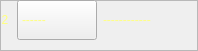
                                         <widget class="QFrame" name="frame_29">
                                          <property name="minimumSize">
                                           <size>
                                            <width>0</width>
                                            <height>40</height>
                                           </size>
                                          </property>
                                          <property name="frameShape">
                                           <enum>QFrame::StyledPanel</enum>
                                          </property>
                                          <property name="frameShadow">
                                           <enum>QFrame::Raised</enum>
                                          </property>
                                          <widget class="QWidget" name="layoutWidget_2">
                                           <property name="geometry">
                                            <rect>
                                             <x>-1</x>
                                             <y>-1</y>
                                             <width>189</width>
                                             <height>42</height>
                                            </rect>
                                           </property>
                                           <layout class="QHBoxLayout" name="horizontalLayout_30">
                                            <item>
                                             <widget class="QLabel" name="lb_Port_20">
                                              <property name="enabled">
                                               <bool>false</bool>
                                              </property>
                                              <property name="minimumSize">
                                               <size>
                                                <width>10</width>
                                                <height>40</height>
                                               </size>
                                              </property>
                                              <property name="styleSheet">
                                               <string notr="true">border: 0px;
font: 14pt &quot;クレPro by 宁静之雨，微信公众号njzyshare&quot;;
color: rgb(255, 255, 127);</string>
                                              </property>
                                              <property name="text">
                                               <string>2</string>
                                              </property>
                                              <property name="alignment">
                                               <set>Qt::AlignCenter</set>
                                              </property>
                                             </widget>
                                            </item>
                                            <item>
                                             <widget class="QComboBox" name="com_CH1_Date2">
                                              <property name="minimumSize">
                                               <size>
                                                <width>80</width>
                                                <height>40</height>
                                               </size>
                                              </property>
                                              <property name="cursor">
                                               <cursorShape>PointingHandCursor</cursorShape>
                                              </property>
                                              <property name="mouseTracking">
                                               <bool>true</bool>
                                              </property>
                                              <property name="toolTip">
                                               <string>波特率选择</string>
                                              </property>
                                              <property name="styleSheet">
                                               <string notr="true"> QComboBox QAbstractItemView{
	background-color: rgb(33, 37, 43);
    border-radius:5px 5px 5px 5px;
	font: 14pt &quot;クレPro by 宁静之雨，微信公众号njzyshare&quot;;
	font-size:14px;
 }
 QComboBox{
	font: 14pt &quot;クレPro by 宁静之雨，微信公众号njzyshare&quot;;
	border-color: rgb(0, 0, 0);
	color: rgb(255, 255, 127);
}
  QComboBox::drop-down {
      width: 0px;
      border:none;
  }</string>
                                              </property>
                                              <item>
                                               <property name="text">
                                                <string>------</string>
                                               </property>
                                              </item>
                                              <item>
                                               <property name="text">
                                                <string>Vpp</string>
                                               </property>
                                              </item>
                                              <item>
                                               <property name="text">
                                                <string>Freq</string>
                                               </property>
                                              </item>
                                              <item>
                                               <property name="text">
                                                <string>Max</string>
                                               </property>
                                              </item>
                                              <item>
                                               <property name="text">
                                                <string>Min</string>
                                               </property>
                                              </item>
                                              <item>
                                               <property name="text">
                                                <string>Mean</string>
                                               </property>
                                              </item>
                                              <item>
                                               <property name="text">
                                                <string>RMS</string>
                                               </property>
                                              </item>
                                             </widget>
                                            </item>
                                            <item>
                                             <widget class="QLabel" name="lb_CH1_Date2">
                                              <property name="enabled">
                                               <bool>false</bool>
                                              </property>
                                              <property name="minimumSize">
                                               <size>
                                                <width>85</width>
                                                <height>40</height>
                                               </size>
                                              </property>
                                              <property name="styleSheet">
                                               <string notr="true">color: rgb(255, 255, 127);
border: 0px;
font: 14pt &quot;クレPro by 宁静之雨，微信公众号njzyshare&quot;;</string>
                                              </property>
                                              <property name="text">
                                               <string>------------</string>
                                              </property>
                                              <property name="alignment">
                                               <set>Qt::AlignLeading|Qt::AlignLeft|Qt::AlignVCenter</set>
                                              </property>
                                             </widget>
                                            </item>
                                           </layout>
                                          </widget>
                                         </widget>
